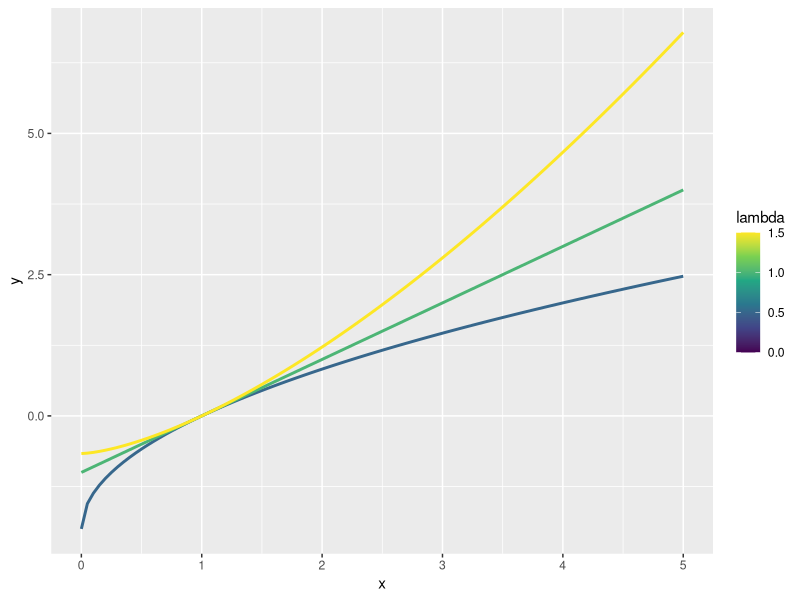
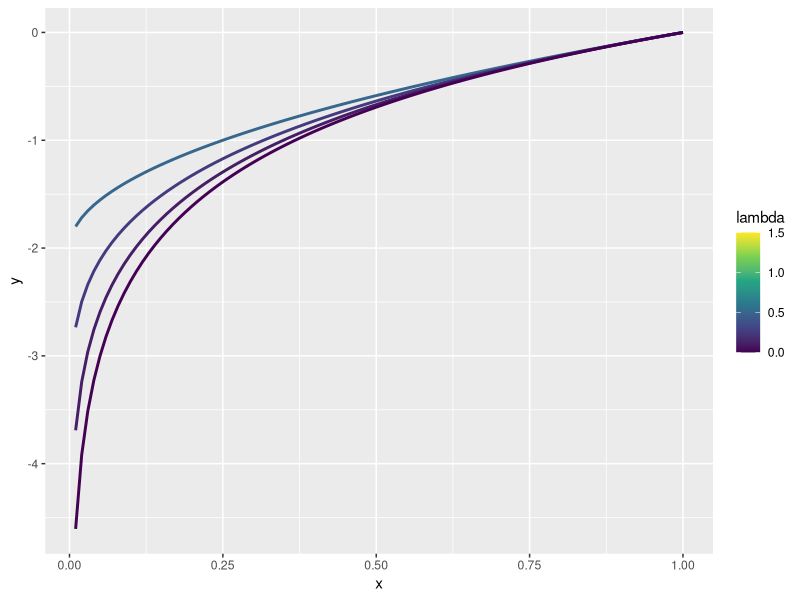

These figures' R source, in order:
## ---- chunk 1
library(rlang)
library(ggplot2)
library(scales)
## ---- chunk 2
# 10.1
power1 <- function(exp) {
  function(x) {
    x ^ exp
  }
}

square <- power1(2)
cube <- power1(3)
## ---- chunk 3
square
#> function(x) {
#>     x ^ exp
#>   }
#> <environment: 0x7fe851f7ccc0>

cube
#> function(x) {
#>     x ^ exp
#>   }
#> <bytecode: 0x7fe85512a410>
#> <environment: 0x7fe85508c390>
## ---- chunk 4
square(3)
#> [1] 9
cube(3)
#> [1] 27
## ---- chunk 5
env_print(square)
#> <environment: 0x7fe851f7ccc0>
#> parent: <environment: global>
#> bindings:
#>  * exp: <dbl>

env_print(cube)
#> <environment: 0x7fe85508c390>
#> parent: <environment: global>
#> bindings:
#>  * exp: <dbl>
## ---- chunk 6
square(10)
#> [1] 100
## ---- chunk 7
x <- 2
square <- power1(x)
x <- 3
## ---- chunk 8
square(2)
#> [1] 8
## ---- chunk 9
power2 <- function(exp) {
  force(exp)
  function(x) {
    x ^ exp
  }
}

x <- 2
square <- power2(x)
x <- 3
square(2)
#> [1] 4
## ---- chunk 10
f1 <- function(n) {
  x <- runif(n)
  m <- mean(x)
  function() m
}

g1 <- f1(1e6)
lobstr::obj_size(g1)
#> 8,013,104 B

f2 <- function(n) {
  x <- runif(n)
  m <- mean(x)
  rm(x)
  function() m
}

g2 <- f2(1e6)
lobstr::obj_size(g2)
#> 12,944 B
## ---- chunk 11
force
#> function (x) 
#> x
#> <bytecode: 0x7fe8519464b0>
#> <environment: namespace:base>
## ---- chunk 12
boxcox1 <- function(x, lambda) {
  stopifnot(length(lambda) == 1)
  
  if (lambda == 0) {
    log(x)
  } else {
    (x ^ lambda - 1) / lambda
  }
}
## ---- chunk 13
boxcox2 <- function(lambda) {
  if (lambda == 0) {
    function(x) log(x)
  } else {
    function(x) (x ^ lambda - 1) / lambda
  }
}

stat_boxcox <- function(lambda) {
  stat_function(aes(colour = lambda), fun = boxcox2(lambda), size = 1)
}

ggplot(data.frame(x = c(0, 5)), aes(x)) + 
  lapply(c(0.5, 1, 1.5), stat_boxcox) + 
  scale_colour_viridis_c(limits = c(0, 1.5))

# visually, log() does seem to make sense as the transformation
# for lambda = 0; as values get smaller and smaller, the function
# gets close and closer to a log transformation
ggplot(data.frame(x = c(0.01, 1)), aes(x)) + 
  lapply(c(0.5, 0.25, 0.1, 0), stat_boxcox) + 
  scale_colour_viridis_c(limits = c(0, 1.5))
## ---- chunk 14
boot_permute <- function(df, var) {
  n <- nrow(df)
  force(var)
  
  function() {
    col <- df[[var]]
    col[sample(n, replace = TRUE)]
  }
}

boot_mtcars1 <- boot_permute(mtcars, "mpg")
head(boot_mtcars1())
#> [1] 16.4 22.8 22.8 22.8 16.4 19.2
head(boot_mtcars1())
#> [1] 17.8 18.7 30.4 30.4 16.4 21.0
## ---- chunk 15
boot_model <- function(df, formula) {
  mod <- lm(formula, data = df)
  fitted <- unname(fitted(mod))
  resid <- unname(resid(mod))
  rm(mod)

  function() {
    fitted + sample(resid)
  }
} 

boot_mtcars2 <- boot_model(mtcars, mpg ~ wt)
head(boot_mtcars2())
#> [1] 25.0 24.0 21.7 19.2 24.9 16.0
head(boot_mtcars2())
#> [1] 27.4 21.0 20.3 19.4 16.3 21.3
## ---- chunk 16
library(purrr)
library(memoise)
## ---- chunk 17
x <- list(
  c(0.512, 0.165, 0.717),
  c(0.064, 0.781, 0.427),
  c(0.890, 0.785, 0.495),
  "oops"
)

out <- rep(NA_real_, length(x))
#for (i in seq_along(x)) {
#  out[[i]] <- sum(x[[i]])
#}
#> Error in sum(x[[i]]): invalid 'type' (character) of argument
out
#> [1] 1.39 1.27 2.17   NA
## ---- chunk 18
#map_dbl(x, sum)
#> Error in .Primitive("sum")(..., na.rm = na.rm): invalid 'type' (character) of
#> argument
## ---- chunk 19
safe_sum <- safely(sum)
safe_sum
#> function (...) 
#> capture_error(.f(...), otherwise, quiet)
#> <bytecode: 0x7fafd9e2de58>
#> <environment: 0x7fafd9e2d9c0>
## ---- chunk 20
str(safe_sum(x[[1]]))
#> List of 2
#>  $ result: num 1.39
#>  $ error : NULL
str(safe_sum(x[[4]]))
#> List of 2
#>  $ result: NULL
#>  $ error :List of 2
#>   ..$ message: chr "invalid 'type' (character) of argument"
#>   ..$ call   : language .Primitive("sum")(..., na.rm = na.rm)
#>   ..- attr(*, "class")= chr [1:3] "simpleError" "error" "condition"
## ---- chunk 21
out <- map(x, safely(sum))
str(out)
#> List of 4
#>  $ :List of 2
#>   ..$ result: num 1.39
#>   ..$ error : NULL
#>  $ :List of 2
#>   ..$ result: num 1.27
#>   ..$ error : NULL
#>  $ :List of 2
#>   ..$ result: num 2.17
#>   ..$ error : NULL
#>  $ :List of 2
#>   ..$ result: NULL
#>   ..$ error :List of 2
#>   .. ..$ message: chr "invalid 'type' (character) of argument"
#>   .. ..$ call   : language .Primitive("sum")(..., na.rm = na.rm)
#>   .. ..- attr(*, "class")= chr [1:3] "simpleError" "error" "condition"
## ---- chunk 22
out <- transpose(map(x, safely(sum)))
str(out)
#> List of 2
#>  $ result:List of 4
#>   ..$ : num 1.39
#>   ..$ : num 1.27
#>   ..$ : num 2.17
#>   ..$ : NULL
#>  $ error :List of 4
#>   ..$ : NULL
#>   ..$ : NULL
#>   ..$ : NULL
#>   ..$ :List of 2
#>   .. ..$ message: chr "invalid 'type' (character) of argument"
#>   .. ..$ call   : language .Primitive("sum")(..., na.rm = na.rm)
#>   .. ..- attr(*, "class")= chr [1:3] "simpleError" "error" "condition"
## ---- chunk 23
ok <- map_lgl(out$error, is.null)
ok
#> [1]  TRUE  TRUE  TRUE FALSE

x[!ok]
#> [[1]]
#> [1] "oops"

out$result[ok]
#> [[1]]
#> [1] 1.39
#> 
#> [[2]]
#> [1] 1.27
#> 
#> [[3]]
#> [1] 2.17
## ---- chunk 24
fit_model <- function(df) {
  glm(y ~ x1 + x2 * x3, data = df)
}

#models <- transpose(map(datasets, safely(fit_model)))
#ok <- map_lgl(models$error, is.null)

# which data failed to converge?
#datasets[!ok]

# which models were successful?
#models[ok]
## ---- chunk 25
slow_function <- function(x) {
  Sys.sleep(1)
  x * 10 * runif(1)
}
system.time(print(slow_function(1)))
#> [1] 0.808
#>    user  system elapsed 
#>   0.000   0.001   1.120

system.time(print(slow_function(1)))
#> [1] 8.34
#>    user  system elapsed 
#>   0.003   0.000   1.019
## ---- chunk 26
slow_function <- function(x) {
  Sys.sleep(1)
  x * 10 * runif(1)
}
system.time(print(slow_function(1)))
#> [1] 0.808
#>    user  system elapsed 
#>   0.000   0.001   1.120

system.time(print(slow_function(1)))
#> [1] 8.34
#>    user  system elapsed 
#>   0.003   0.000   1.019
## ---- chunk 27
fib <- function(n) {
  if (n < 2) return(1)
  fib(n - 2) + fib(n - 1)
}
system.time(fib(23))
#>    user  system elapsed 
#>   0.049   0.002   0.050
system.time(fib(24))
#>    user  system elapsed 
#>   0.069   0.002   0.070
## ---- chunk 28
fib2 <- memoise::memoise(function(n) {
  if (n < 2) return(1)
  fib2(n - 2) + fib2(n - 1)
})
system.time(fib2(23))
#>    user  system elapsed 
#>   0.009   0.000   0.008
## ---- chunk 29
system.time(fib2(24))
#>    user  system elapsed 
#>   0.001   0.000   0.000
## ---- chunk 30
